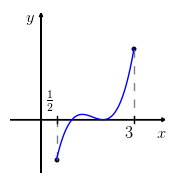

Here is the Python script that generated this plot:
#!/usr/bin/env python
# -*- coding: utf-8 -*-

'''
Este trabalho está licenciado sob a Licença Creative Commons Atribuição-CompartilhaIgual 3.0 Não Adaptada. Para ver uma cópia desta licença, visite http://creativecommons.org/licenses/by-sa/3.0/ ou envie uma carta para Creative Commons, PO Box 1866, Mountain View, CA 94042, USA.

Author: Pedro H A Konzen - 08/2016
'''

import numpy as np
import matplotlib.pyplot as plt

#font settings
plt.rc('text', usetex=True)
plt.rc('font', family='serif', size=12)

#canvas
fig = plt.figure(figsize=(2,2), dpi=300, facecolor="white")

#axes definitions
ax = plt.subplot(1,1,1)

ax.set_xlim(-1,4)
ax.set_ylim(-1.5,3)

ax.set_xticks([])
ax.set_yticks([])

ax.set_frame_on(False)

ax.arrow(-1, 0, 5, 0, head_width=0.1,head_length=0.1, length_includes_head=True, facecolor='black')
ax.text(3.75,-0.5,r"$x$")

ax.arrow(0, -1.5, 0, 4.5, head_width=0.1, head_length=0.1, length_includes_head=True, facecolor='black')
ax.text(-0.5, 2.75, r"$y$")

a = 0.5
b = 3
def f(x):
    return -4 + 8*x - 5*x**2 + x**3


#dashed lines
#(a, f(a))
ax.plot (a, f(a), 'ko', markersize=3)
ax.plot ([a, a], [f(a), 0], color='gray', linestyle='dashed')
ax.plot ([a, a], [-0.1, 0.1], color='black')
ax.text (a - 0.3, 0.25, r"$\frac{1}{2}$")

#(b, f(b))
ax.plot (b, f(b), 'ko', markersize=3)
ax.plot ([b, b], [f(b), 0], color='gray', linestyle='dashed')
ax.plot ([b, b], [-0.1, 0.1], color='black')
ax.text (b - 0.3, -0.5, r"$3$")

x = np.linspace (a, b, 100, endpoint=True)
ax.plot(x, f(x))


#plt.show()
fig_file =  "ex_metodo_da_bissecao"
fig.savefig(fig_file+".eps", bbox_inches='tight')
fig.savefig(fig_file+".pdf", bbox_inches='tight')
fig.savefig(fig_file+".png", bbox_inches='tight')
fig.savefig(fig_file+".svg", bbox_inches='tight')


